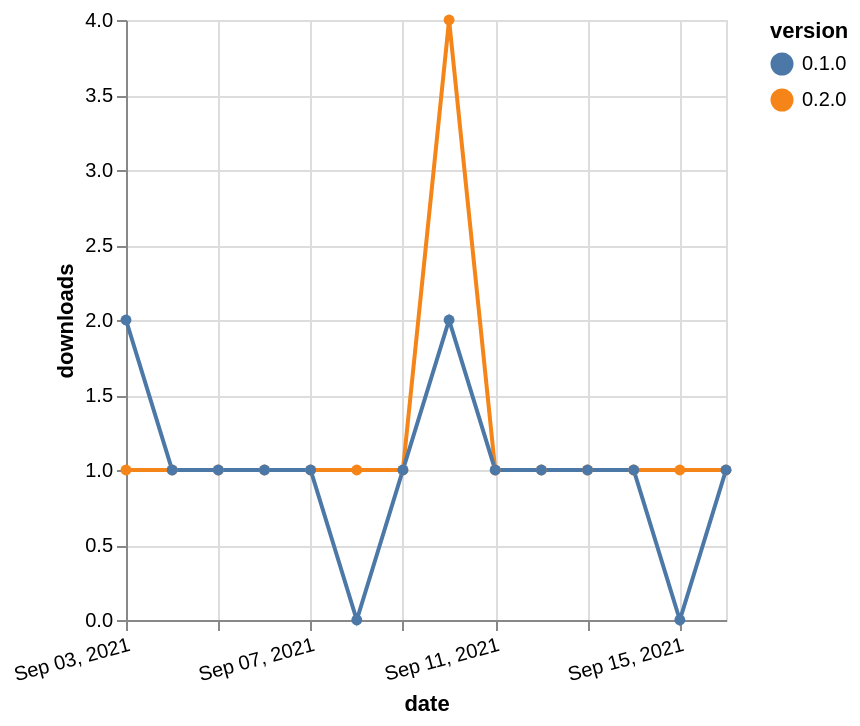

This figure's Vega-Lite source:
### Vega-Lite specification from a JSON file in a GitHub repository (floating-point values rounded to 4 significant figures)
{"$schema": "https://vega.github.io/schema/vega-lite/v5.json", "description": "A simple bar chart with embedded data.", "data": {"values": [{"date": "2021-09-03", "total": 186, "delta": 1, "version": "0.2.0"}, {"date": "2021-09-04", "total": 187, "delta": 1, "version": "0.2.0"}, {"date": "2021-09-05", "total": 188, "delta": 1, "version": "0.2.0"}, {"date": "2021-09-06", "total": 189, "delta": 1, "version": "0.2.0"}, {"date": "2021-09-07", "total": 190, "delta": 1, "version": "0.2.0"}, {"date": "2021-09-08", "total": 191, "delta": 1, "version": "0.2.0"}, {"date": "2021-09-09", "total": 192, "delta": 1, "version": "0.2.0"}, {"date": "2021-09-10", "total": 196, "delta": 4, "version": "0.2.0"}, {"date": "2021-09-11", "total": 197, "delta": 1, "version": "0.2.0"}, {"date": "2021-09-12", "total": 198, "delta": 1, "version": "0.2.0"}, {"date": "2021-09-13", "total": 199, "delta": 1, "version": "0.2.0"}, {"date": "2021-09-14", "total": 200, "delta": 1, "version": "0.2.0"}, {"date": "2021-09-15", "total": 201, "delta": 1, "version": "0.2.0"}, {"date": "2021-09-16", "total": 202, "delta": 1, "version": "0.2.0"}, {"date": "2021-09-03", "total": 137, "delta": 2, "version": "0.1.0"}, {"date": "2021-09-04", "total": 138, "delta": 1, "version": "0.1.0"}, {"date": "2021-09-05", "total": 139, "delta": 1, "version": "0.1.0"}, {"date": "2021-09-06", "total": 140, "delta": 1, "version": "0.1.0"}, {"date": "2021-09-07", "total": 141, "delta": 1, "version": "0.1.0"}, {"date": "2021-09-08", "total": 141, "delta": 0, "version": "0.1.0"}, {"date": "2021-09-09", "total": 142, "delta": 1, "version": "0.1.0"}, {"date": "2021-09-10", "total": 144, "delta": 2, "version": "0.1.0"}, {"date": "2021-09-11", "total": 145, "delta": 1, "version": "0.1.0"}, {"date": "2021-09-12", "total": 146, "delta": 1, "version": "0.1.0"}, {"date": "2021-09-13", "total": 147, "delta": 1, "version": "0.1.0"}, {"date": "2021-09-14", "total": 148, "delta": 1, "version": "0.1.0"}, {"date": "2021-09-15", "total": 148, "delta": 0, "version": "0.1.0"}, {"date": "2021-09-16", "total": 149, "delta": 1, "version": "0.1.0"}]}, "width": "container", "mark": {"type": "line", "point": {"filled": true}}, "encoding": {"x": {"field": "date", "type": "temporal", "timeUnit": "yearmonthdate", "title": "date", "axis": {"labelAngle": -15}}, "y": {"field": "delta", "type": "quantitative", "title": "downloads"}, "color": {"field": "version", "type": "nominal"}, "tooltip": {"field": "delta"}}}
